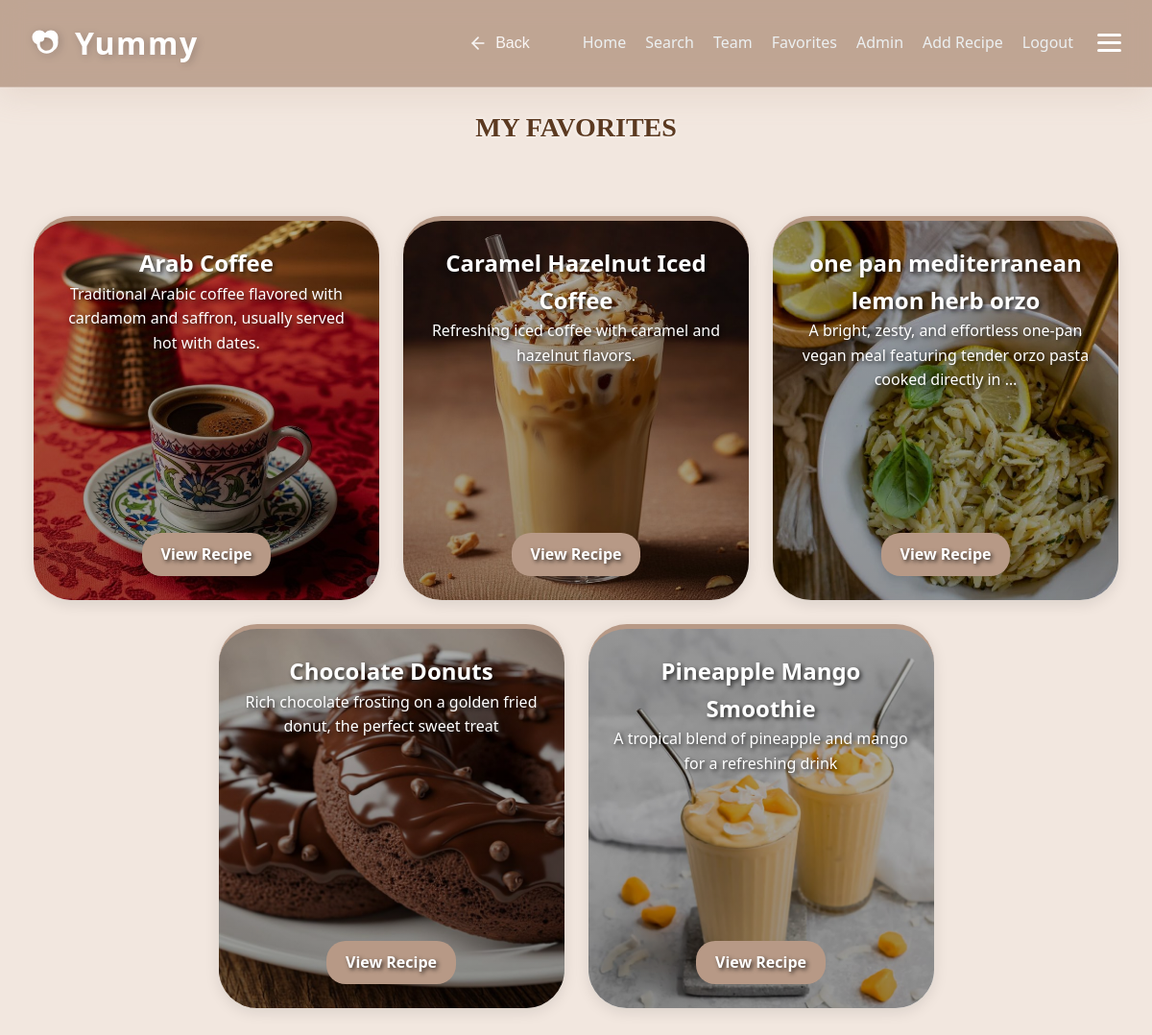
/favorites/ (signed in), run on the app's committed database.
### recipes/models.py (models this page shows, shortened)
class Favorite(models.Model):
    user = models.ForeignKey(User, on_delete=models.CASCADE, related_name='user_favorites')
    recipe = models.ForeignKey(Recipe, on_delete=models.CASCADE, related_name='favorited_by')
    added_at = models.DateTimeField(auto_now_add=True)
    class Meta:
        unique_together = ('user', 'recipe')
        verbose_name = "Favorite"
        verbose_name_plural = "Favorites"

class Recipe(models.Model):
    DIET_CHOICES = [
        ('all', 'General / Non-Specific'),
        ('keto', 'Keto Friendly'),
        ('vegan', 'Vegan / Vegetarian'),
        ('protein', 'High Protein'),
        ('gluten-free', 'Gluten-Free'),
    ]
    title = models.CharField(max_length=200, verbose_name="Recipe Title")
    slug = models.SlugField(unique=True, blank=True, null=True)
    description = models.TextField(help_text="Briefly describe the dish")
    ingredients = models.TextField(help_text="Separate ingredients with a comma or new line")
    instructions = models.TextField()
    image = models.ImageField(upload_to='recipes/%Y/%m/%d/', default='default_recipe.jpg')
    category = models.ForeignKey(Category, on_delete=models.SET_NULL, null=True, related_name='recipes')
    author = models.ForeignKey(User, on_delete=models.CASCADE, related_name='my_recipes')
    diet_type = models.CharField(max_length=20, choices=DIET_CHOICES, default='all',null=True,blank=True)
    prep_time = models.PositiveIntegerField(default=30, help_text="Preparation time in minutes",null=True,blank=True)
    calories = models.PositiveIntegerField(default=500, help_text="Calories per serving",null=True,blank=True)
    created_at = models.DateTimeField(auto_now_add=True)
    updated_at = models.DateTimeField(auto_now=True)
    class Meta:
        ordering = ['-created_at']
        verbose_name = "Recipe"
        verbose_name_plural = "Recipes"

### recipes/views.py (the view)
# urls.py: path("favorites/", views.favorites, name="favorites"),
@login_required(login_url="login")
def favorites(request):
    user_favorites = Favorite.objects.filter(user=request.user).select_related('recipe')
    return render(request, "recipes/favorites.html", {"favorites": user_favorites})

### recipes/templates/recipes/favorites.html (shortened to what this page needs)
{% load static %}
<!DOCTYPE html>
<html lang="en">
<head>
    <link rel="stylesheet" href="{% static 'css/style.css' %}" />
</head>
<body style="background-color: #f2e7df; text-align: center">
    <div id="navbar">
                <nav class="main-nav">
            <div class="nav-left">
                <a href="{% url 'home' %}" class="logo" style="text-decoration: none;">
                    Yummy
                </a>
            </div>
            <div class="nav-right">
                <button class="nav-back-btn" onclick="window.history.back()" aria-label="Go Back">
                    <svg width="20" height="20" viewBox="0 0 24 24" fill="none" stroke="currentColor" stroke-width="2" stroke-linecap="round" stroke-linejoin="round">
                        <line x1="19" y1="12" x2="5" y2="12"></line>
                        <polyline points="12 19 5 12 12 5"></polyline>
                    </svg>
                    <span>Back</span>
                </button>
                <ul class="nav-links">
                    <li><a href="{% url 'home' %}">Home</a></li>
                    <li><a href="{% url 'search' %}">Search</a></li>
                    <li><a href="{% url 'cover' %}">Team</a></li>
                    {% if user.is_authenticated %}
                        <li><a href="{% url 'favorites' %}">Favorites</a></li>
                        {% if user.is_staff %}
                            <li><a href="{% url 'admin_recipe' %}">Admin</a></li>
                            <li><a href="{% url 'add_recipe' %}">Add Recipe</a></li>
                        {% endif %}
                        <li><a href="{% url 'logout' %}">Logout</a></li>
                    {% else %}
                        <li><a href="{% url 'login' %}">Login</a></li>
                        <li><a href="{% url 'signup' %}">Sign Up</a></li>
                    {% endif %}
                </ul>
                <div class="menu-icon" id="menu-icon-btn">
                    <div class="bar"></div>
                    <div class="bar"></div>
                    <div class="bar"></div>
                </div>
            </div>
        </nav>
    </div>
    <div id="favorites-view">
        <h1 class="fav" style="margin-top: 20px">MY FAVORITES</h1>
        {% if favorites %}
        <div id="favorites-list">
            {% for fav in favorites %}
            <div class="recipe-card" id="recipe-{{ fav.recipe.pk }}"
                style="background-image: linear-gradient(rgba(0,0,0,0.3), rgba(0,0,0,0.4)), url('{{ fav.recipe.image.url }}'); background-size: cover; background-position: center;"
                onclick="openCard(event, 'recipe-{{ fav.recipe.pk }}-card')">
                <h2>{{ fav.recipe.title }}</h2>
                <p>{{ fav.recipe.description|truncatewords:15 }}</p>
                <a href="javascript:void(0)" class="btn-main"
                    onclick="openCard(event, 'recipe-{{ fav.recipe.pk }}-card')"
                    style="margin-top: auto; align-self: center; background-color: #6B3E26; color: white; padding: 10px 20px; border-radius: 20px; text-decoration: none;">View
                    Recipe</a>
            </div>
            {% endfor %}
        </div>
        {% endif %}
    </div>
</body>
</html>

### recipes/static/css/style.css (style rules this page uses)
:root { --cashmere-brown: #B79986; --silk-white: #f2e7df; --biscuit-glaze: #DCC4B5; --dark-oak: #4E443F; --pure-white: #ffffff; --primary-color: var(--cashmere-brown); --primary-hover: var(--biscuit-glaze); --bg-color: var(--silk-white); --card-bg: var(--pure-white); --text-main: var(--dark-oak); --text-muted: #8E827C; --border-radius: 12px; --shadow-lg: 0 8px 20px rgba(183, 153, 134, 0.1); --transition: all 0.3s ease; }
* { margin: 0; padding: 0; box-sizing: border-box; }
body { font-family: "Segoe UI", Tahoma, Geneva, Verdana, sans-serif; line-height: 1.6; background-color: var(--bg-color); color: var(--text-main); }
h1 { text-align: center; margin: 30px 0; color: var(--primary-color); font-size: 2.5rem; }
#navbar { position: sticky; top: 0; z-index: 1000; background-color: color-mix(in srgb, var(--primary-color) 85%, transparent); backdrop-filter: blur(12px); -webkit-backdrop-filter: blur(12px); border-bottom: 1px solid rgba(255, 255, 255, 0.2); box-shadow: 0 8px 32px color-mix(in srgb, var(--primary-color) 20%, transparent); padding: 1.2rem 2rem; transition: var(--transition); }
.main-nav { display: flex; justify-content: space-between; align-items: center; max-width: 1200px; margin: 0 auto; }
.nav-right { display: flex; align-items: center; gap: 25px; }
.logo { display: flex; align-items: center; gap: 10px; color: #fff; font-size: 2rem; font-weight: 900; letter-spacing: 1.5px; text-shadow: 2px 2px 8px rgba(0, 0, 0, 0.2); transition: transform 0.3s ease; }
.logo svg { width: 36px; height: 36px; filter: drop-shadow(2px 2px 4px rgba(0, 0, 0, 0.2)); }
.nav-left { display: flex; align-items: center; }
.nav-back-btn { display: flex; align-items: center; gap: 8px; background: transparent !important; color: white !important; border: none; font-weight: 500; font-size: 1rem; cursor: pointer; padding: 5px 10px; border-radius: 8px; transition: var(--transition); opacity: 0.9; }
.nav-back-btn svg { transition: transform 0.3s ease; }
.nav-links { display: flex; list-style: none; }
.nav-links li { margin-left: 20px; }
.nav-links a { color: #ecf0f1; text-decoration: none; font-weight: 500; position: relative; padding-bottom: 4px; transition: var(--transition); }
.nav-links a::after { content: ''; position: absolute; width: 0; height: 2px; bottom: 0; left: 0; background-color: var(--primary-hover); transition: width 0.3s ease; }
button, .btn-main { background-color: var(--primary-color) !important; color: white !important; padding: 12px 25px; border: none; border-radius: var(--input-radius); font-weight: bold; cursor: pointer; transition: var(--transition); text-decoration: none; display: inline-block; text-align: center; }
.recipe-card { background: var(--card-bg); border-radius: var(--border-radius); padding: 25px; box-shadow: var(--shadow-lg); transition: var(--transition); border-top: 5px solid var(--primary-color); }
.nav-links { display: flex !important; list-style: none; }
.menu-icon { cursor: pointer; display: flex; flex-direction: column; justify-content: center; gap: 5px; transition: transform 0.3s ease; }
.bar { width: 25px; height: 3px; background-color: white; border-radius: 2px; transition: background-color 0.3s ease; }
.fav { font-family: 'Dancing Script', cursive; font-size: 28px; color: #5C3A21; text-align: center; text-shadow: 0px 0px 4px white; }

### recipes/templates/recipes/favorites.html (style rules this page uses)
#favorites-list { display: flex; flex-direction: row; flex-wrap: wrap; justify-content: center; gap: 25px; padding: 40px 20px; width: 100%; }
.recipe-card { width: 360px; height: 400px; display: flex; flex-direction: column; justify-content: space-between; border-radius: 40px; padding: 25px; background-size: cover; background-position: center; box-shadow: 0 4px 15px rgba(0, 0, 0, 0.1); color: white; text-shadow: 2px 2px 4px rgba(0, 0, 0, 0.7); }

### data on the page
Favorite: recipe.image (picture), recipe "Arab Coffee", recipe.description "Traditional Arabic coffee flavored with cardamom and saffron, usually served hot with dates."
Favorite: recipe.image (picture), recipe "Caramel Hazelnut Iced Coffee", recipe.description "Refreshing iced coffee with caramel and hazelnut flavors."
Favorite: recipe.image (picture), recipe "one pan mediterranean lemon herb orzo", recipe.description "A bright, zesty, and effortless one-pan vegan meal featuring tender orzo pasta cooked directly in …"
Favorite: recipe.image (picture), recipe "Chocolate Donuts", recipe.description "Rich chocolate frosting on a golden fried donut, the perfect sweet treat"
Favorite: recipe.image (picture), recipe "Pineapple Mango Smoothie", recipe.description "A tropical blend of pineapple and mango for a refreshing drink"
